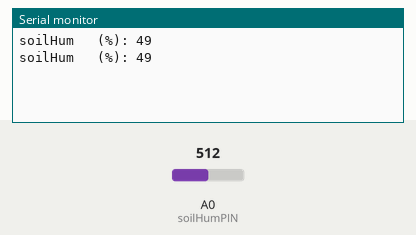
A sketch run on a simulated Arduino Uno, built with avr-gcc and run on an emulated ATmega328P. Parts: the last lines printed to the serial monitor. Inputs (shaded band) come from the test bench; at power-on: A0 (soilHumPIN) = 512.

Above: at 2.8 s.
2.9 s: A0 (soilHumPIN) set to 716
At 4.5 s:
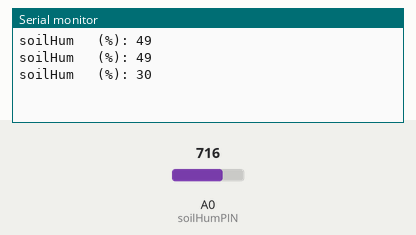
5.6 s: A0 (soilHumPIN) set to 900
At 7.2 s:
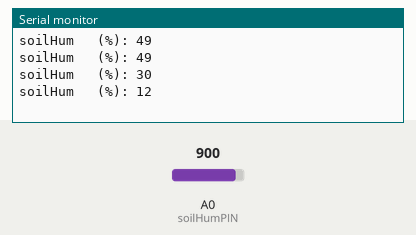
Timing chart, 0 to 8.7 s (numbered marks = the images above; inputs shaded):
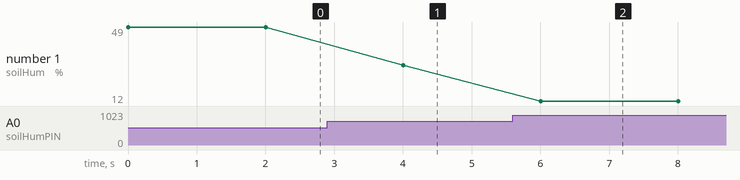

Measured:
- after the input at 2.9 s, the serial monitor: prints a new line after 1.1 s (image 1)
- after the input at 5.6 s, the serial monitor: prints a new line after 0.40 s (image 2)
- plotted number 1: 49 → 30 after the input at 2.9 s, 30 → 12 after the input at 5.6 s

The sketch:

moisttest.ino
```cpp
#define soilHumPIN 0
int soilHum = 0;
void setup() {
  // put your setup code here, to run once:
  Serial.begin(9600);
}

void loop() {
  // put your main code here, to run repeatedly:
  readSensors();
  displaySensors();
  delay (2000);
}
void readSensors(void)
{
  soilHum = map(analogRead(soilHumPIN), 1023, 0, 0, 100);
}

/********* Display Sensors value *************/
void displaySensors(void)
{ Serial.print ("soilHum   (%): ");
  Serial.println (soilHum);
  Serial.println ("");
}
```
